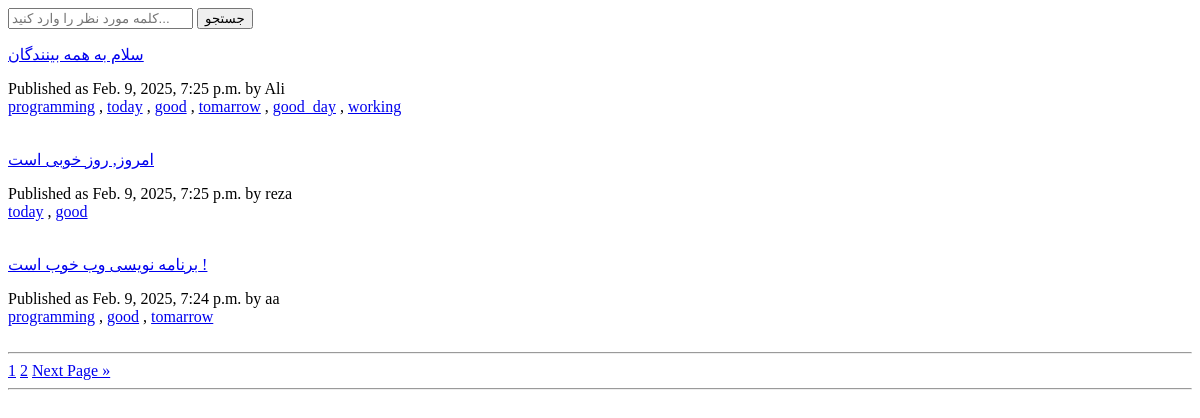
The page /posts/ on the database as committed earlier.
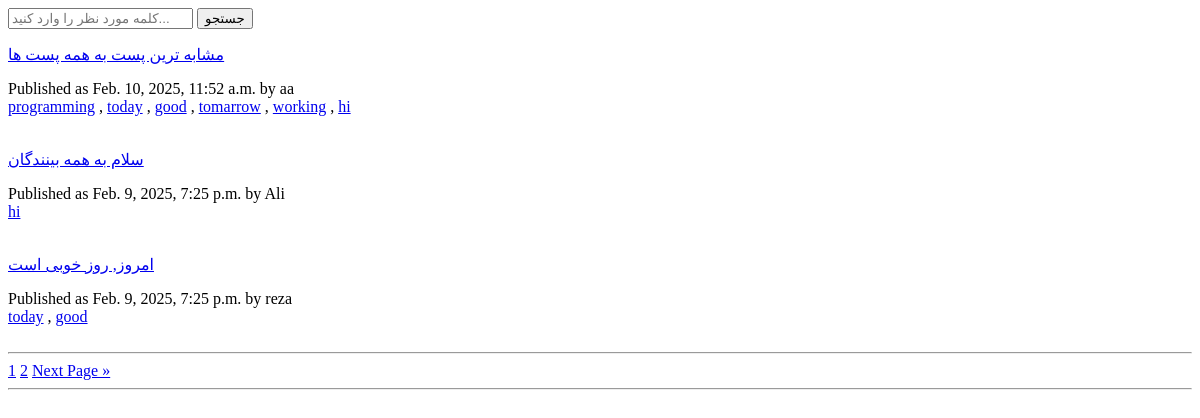
The same page on the database as committed later.
### social_app/models.py (models this page shows, shortened)
class Post(models.Model):
    author = models.ForeignKey(User, on_delete=models.CASCADE, related_name='user_post', verbose_name='نویسنده')
    description = models.TextField(verbose_name='توضیحات')
    created = models.DateTimeField(auto_now_add=True)
    update = models.DateTimeField(auto_now=True)
    tags = TaggableManager()
    class Meta:
        ordering = ['-created']
        indexes = [
            models.Index(fields=['-created'])
        ]
        verbose_name = 'پست'
        verbose_name_plural = 'پست ها'
    def get_absolute_url(self):
        return reverse('social:post_detail', args=[self.id])

class User(AbstractUser):
    date_of_birth = models.DateField(null=True, blank=True, verbose_name='تاریخ تولد')
    bio = models.TextField(blank=True, null=True, verbose_name='بایو')
    photo = models.ImageField(upload_to='account_images/', blank=True, null=True, verbose_name='عکس پروفایل')
    job = models.CharField(max_length=250, blank=True, null=True, verbose_name='شغل')
    phone = models.CharField(max_length=11, blank=True, null=True, verbose_name='شماره تلفن')

### social_app/views.py (the view)
# urls.py: path('posts/', views.post_list, name='post_list'),
def post_list(request, tag_slug=None):
    posts = Post.objects.all()
    tag = None
    if tag_slug:
        tag = get_object_or_404(Tag, slug=tag_slug)
        posts = Post.objects.filter(tags__in=[tag])
    paginator = Paginator(posts, 3)
    page_number = request.GET.get('page', 1)
    try:
        posts = paginator.page(page_number)
    except EmptyPage:
        posts = paginator.page(paginator.num_pages)
    except PageNotAnInteger:
        posts = paginator.page(1)
    context = {
        'posts': posts,
        'tag': tag
    }
    return render(request, 'social/list.html', context)

### social_app/templates/social/list.html (shortened to what this page needs)
<!DOCTYPE html>
<html lang="en">
<head>
</head>
<body>
{% include 'partials/header.html' %}
{% for post in posts %}
    <a href="{{ post.get_absolute_url }}">
    {{ post.description|truncatewords:20|linebreaks }}
    </a>
    Published as {{ post.created }} by {{ post.author }}
    <br>
    {% for tag in post.tags.all %}
        <a href="{% url 'social:post_list_by_tag' tag.slug %}"> {{ tag.name }}</a>
        {% if not forloop.last %}, {% endif %}
    {% endfor %}
    <br>
    <br>
{% endfor %}
<hr>
{% include 'partials/pagination.html' with page=posts %}
<hr>
</body>
</html>

### social_app/templates/partials/header.html
<form method="get" action="{% url 'social:post_search' %}">
    <input type="text" name="query" required placeholder="کلمه مورد نظر را وارد کنید...">
    <input type="submit" value="جستجو">
</form>

### social_app/templates/partials/pagination.html (shortened to what this page needs)
<!DOCTYPE html>
<html lang="en">
<head>
</head>
<body>
<div class="paginator">
{% for num in page.paginator.page_range %}
  {% if page.number == num %}
    <a href="?page={{ num }}">{{ num }}</a>
  {% elif num > page.number|add:'-3' and num < page.number|add:'3' %}
    <a href="?page={{ num }}">{{ num }}</a>
  {% endif %}
{% endfor %}
{% if page.has_next %}
  <a href="?page={{ page.next_page_number }}">Next Page »</a>
{% endif %}
</div>
</body>
</html>

Rows that differ between the two databases and show on the page:
no longer on this page (row unchanged): Post: description "برنامه نویسی وب خوب است !", created "Feb. 9, 2025, 7:24 p.m.", author "aa", Tag (name "programming"), Tag (name "good"), Tag (name "tomarrow")
added Post: description "مشابه ترین پست به همه پست ها", created "Feb. 10, 2025, 11:52 a.m.", author "aa", Tag (name "programming"), Tag (name "today"), Tag (name "good"), Tag (name "tomarrow"), Tag (name "working")
added Tag: name "hi"
changed Post "سلام به همه بینندگان": loses Tag (name "good_day"); loses Tag (name "programming"); loses Tag (name "today"); loses Tag (name "good"); loses Tag (name "tomarrow"); loses Tag (name "working")
